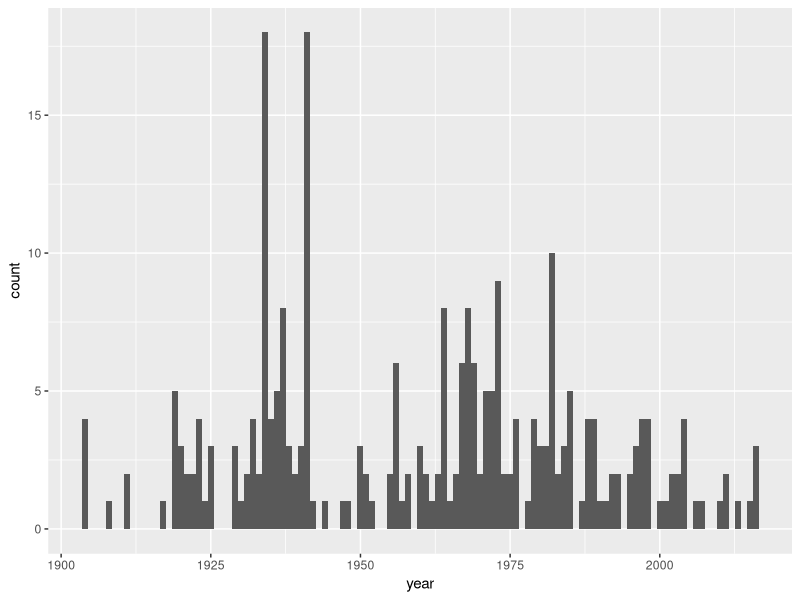
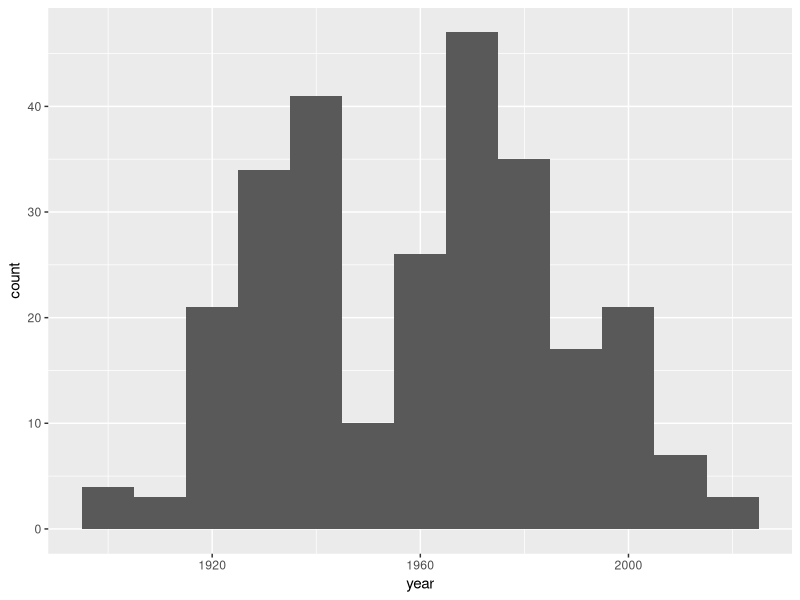
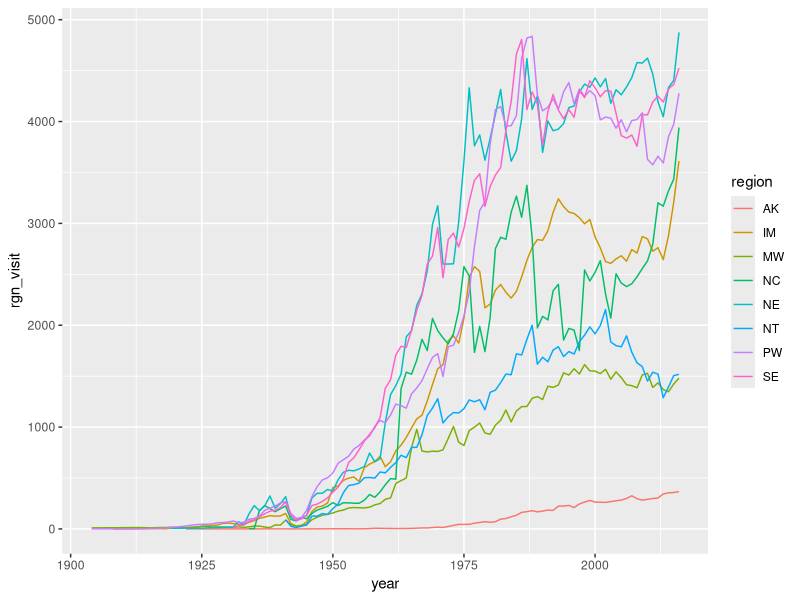

The R script that drew these images, in order:
## ---- chunk 1
knitr::opts_chunk$set(echo = TRUE)
## ---- chunk 2
library(tidyverse) # install.packages('tidyverse')

np_visit <- read_csv("data/np_visit.csv")
## ---- chunk 3
## Which parks, and how many parks, are in the dataset?
parks <- np_visit %>% 
  select(park_name) %>% 
  distinct()

## When was each park founded? Which are the oldest vs newest?
earliest_yr <- np_visit %>% 
  select(park_name, year) %>% 
  group_by(park_name) %>% 
  slice(which.min(year)) %>%
  arrange(year) %>% 
  ungroup()

head(earliest_yr)
tail(earliest_yr)

## How many parks in each state? Each region?
per_state <- np_visit %>% 
  group_by(state) %>% 
  mutate(n_parks = n()) %>% 
  select(state, n_parks) %>% 
  distinct() %>% 
  arrange(desc(n_parks)) %>% 
  ungroup()

head(per_state)
tail(per_state)

per_rgn <- np_visit %>% 
  group_by(region) %>% 
  mutate(n_parks = n()) %>% 
  select(region, n_parks) %>% 
  distinct() %>% 
  arrange(desc(n_parks)) %>% 
  ungroup()
## ---- chunk 4
ggplot(data = earliest_yr, aes(year)) + geom_histogram(binwidth = 1) # single year
ggplot(data = earliest_yr, aes(year)) + geom_histogram(binwidth = 10) # decade

rgn_visits <- np_visit %>% 
  group_by(region, year) %>% 
  mutate(rgn_visit = sum(as.numeric(visitors))/10^4) %>% 
  ungroup() %>% 
  filter(rgn_visit > 0)

ggplot(data = rgn_visits, aes(x = year, y = rgn_visit, colour = region)) + 
  geom_line()
